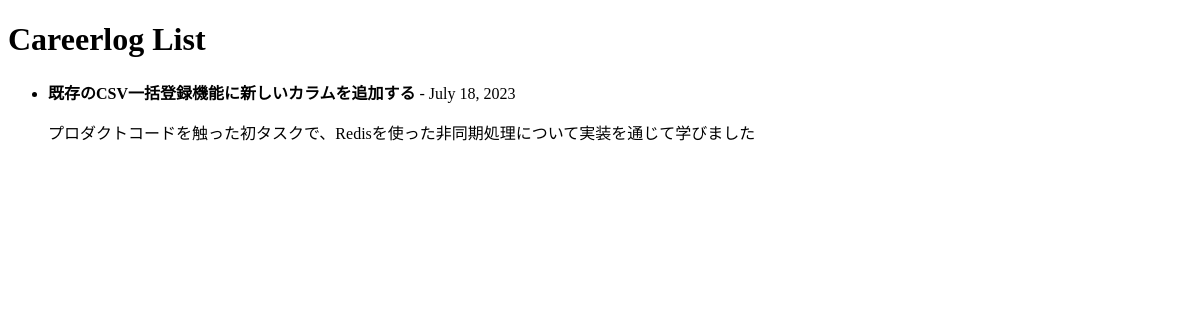
/careerlogs/, run on an earlier commit of the app's database.
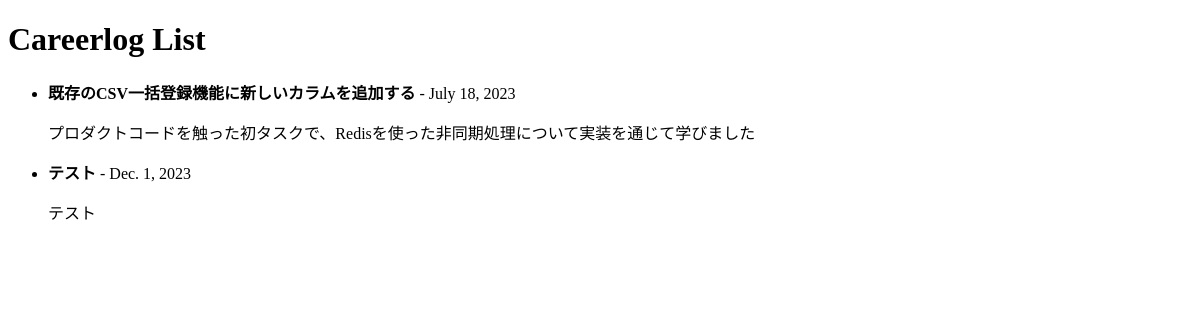
And on a later commit of the database.
### myapp/models.py (models this page shows, shortened)
class Careerlog(models.Model):
    title = models.CharField(max_length=255)
    description = models.TextField()
    execution_date = models.DateField()
    timestamp = models.DateTimeField(auto_now_add=True)
    categories = models.ManyToManyField(Category, blank=True)
    languages = models.ManyToManyField(Language, blank=True)
    technologies = models.ManyToManyField(Technology, blank=True)

### myapp/views.py (the view)
# urls.py: path('careerlogs/', CareerlogListView.as_view(), name='careerlog-list'),
class CareerlogListView(ListView):
    model = Careerlog
    template_name = 'careerlog_list.html'
    context_object_name = 'careerlogs'

### myapp/templates/careerlog_list.html (shortened to what this page needs)
<!DOCTYPE html>
<html lang="en">
<head>
</head>
<body>
    <h1>Careerlog List</h1>
    <ul>
        {% for careerlog in careerlogs %}
        <li>
            <strong>{{ careerlog.title }}</strong> - {{ careerlog.execution_date }}
            <p>{{ careerlog.description }}</p>
        </li>
        {% endfor %}
    </ul>
</body>
</html>

What changed in the data, as far as the page shows it:
added Careerlog: title "テスト", execution_date "Dec. 1, 2023", description "テスト"
